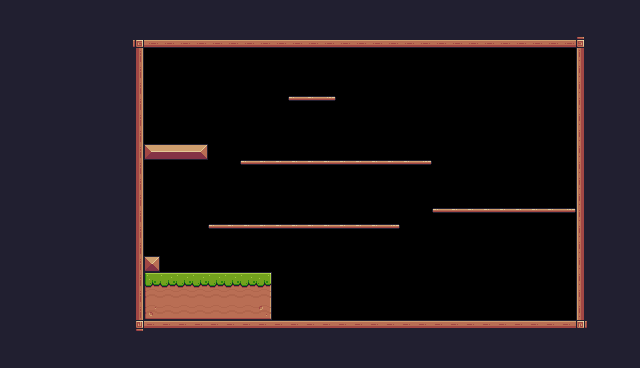

The image is a tile-based game level rendered from a .tmx file. Its description and complete source (layers, tilesets, objects, tile grids) follow:
An orthogonal 40x23 tile map with 16x16 px tiles, 1 tile layer (Background) and 23 objects (9x Fruit, 4x Platform, Player, Saw, Checkpoint).

<map version="1.10" tiledversion="1.10.2" orientation="orthogonal" renderorder="right-down" width="40" height="23" tilewidth="16" tileheight="16" infinite="0" nextlayerid="4" nextobjectid="44">
 <tileset firstgid="1" source="Pixel Adventure.tsx" />
 <layer id="1" name="Background" width="40" height="23">
  <properties>
   <property name="BackgroundColor" value="Blue" />
  </properties>
  <data encoding="csv">
24,24,24,24,24,24,24,24,24,24,24,24,24,24,24,24,24,24,24,24,24,24,24,24,24,24,24,24,24,24,24,24,24,24,24,24,24,24,24,24,
24,24,24,24,24,24,24,24,24,24,24,24,24,24,24,24,24,24,24,24,24,24,24,24,24,24,24,24,24,24,24,24,24,24,24,24,24,24,24,24,
24,24,24,24,24,24,24,24,92,134,134,134,134,134,134,134,134,134,134,134,134,134,134,134,134,134,134,134,134,134,134,134,134,134,134,134,93,24,24,24,
24,24,24,24,24,24,24,24,113,0,0,0,0,0,0,0,0,0,0,0,0,0,0,0,0,0,0,0,0,0,0,0,0,0,0,0,111,24,24,24,
24,24,24,24,24,24,24,24,113,0,0,0,0,0,0,0,0,0,0,0,0,0,0,0,0,0,0,0,0,0,0,0,0,0,0,0,111,24,24,24,
24,24,24,24,24,24,24,24,113,0,0,0,0,0,0,0,0,0,0,0,0,0,0,0,0,0,0,0,0,0,0,0,0,0,0,0,111,24,24,24,
24,24,24,24,24,24,24,24,113,0,0,0,0,0,0,0,0,0,40,41,42,0,0,0,0,0,0,0,0,0,0,0,0,0,0,0,111,24,24,24,
24,24,24,24,24,24,24,24,113,0,0,0,0,0,0,0,0,0,0,0,0,0,0,0,0,0,0,0,0,0,0,0,0,0,0,0,111,24,24,24,
24,24,24,24,24,24,24,24,113,0,0,0,0,0,0,0,0,0,0,0,0,0,0,0,0,0,0,0,0,0,0,0,0,0,0,0,111,24,24,24,
24,24,24,24,24,24,24,24,113,13,14,14,15,0,0,0,0,0,0,0,0,0,0,0,0,0,0,0,0,0,0,0,0,0,0,0,111,24,24,24,
24,24,24,24,24,24,24,24,113,0,0,0,0,0,0,40,41,41,41,41,41,41,41,41,41,41,42,0,0,0,0,0,0,0,0,0,111,24,24,24,
24,24,24,24,24,24,24,24,113,0,0,0,0,0,0,0,0,0,0,0,0,0,0,0,0,0,0,0,0,0,0,0,0,0,0,0,111,24,24,24,
24,24,24,24,24,24,24,24,113,0,0,0,0,0,0,0,0,0,0,0,0,0,0,0,0,0,0,0,0,0,0,0,0,0,0,0,111,24,24,24,
24,24,24,24,24,24,24,24,113,0,0,0,0,0,0,0,0,0,0,0,0,0,0,0,0,0,0,40,41,41,41,41,41,41,41,42,111,24,24,24,
24,24,24,24,24,24,24,24,113,0,0,0,0,40,41,41,41,41,41,41,41,41,41,41,42,0,0,0,0,0,0,0,0,0,0,0,111,24,24,24,
24,24,24,24,24,24,24,24,113,0,0,0,0,0,0,0,0,0,0,0,0,0,0,0,0,0,0,0,0,0,0,0,0,0,0,0,111,24,24,24,
24,24,24,24,24,24,24,24,113,35,0,0,0,0,0,0,0,0,0,0,0,0,0,0,0,0,0,0,0,0,0,0,0,0,0,0,111,24,24,24,
24,24,24,24,24,24,24,24,113,7,8,8,8,8,8,8,9,0,0,0,0,0,0,0,0,0,0,0,0,0,0,0,0,0,0,0,111,24,24,24,
24,24,24,24,24,24,24,24,113,29,30,30,30,30,30,30,31,0,0,0,0,0,0,0,0,0,0,0,0,0,0,0,0,0,0,0,111,24,24,24,
24,24,24,24,24,24,24,24,113,51,52,52,52,52,52,52,53,0,0,0,0,0,0,0,0,0,0,0,0,0,0,0,0,0,0,0,111,24,24,24,
24,24,24,24,24,24,24,24,114,90,90,90,90,90,90,90,90,90,90,90,90,90,90,90,90,90,90,90,90,90,90,90,90,90,90,90,115,24,24,24,
24,24,24,24,24,24,24,24,24,24,24,24,24,24,24,24,24,24,24,24,24,24,24,24,24,24,24,24,24,24,24,24,24,24,24,24,24,24,24,24,
24,24,24,24,24,24,24,24,24,24,24,24,24,24,24,24,24,24,24,24,24,24,24,24,24,24,24,24,24,24,24,24,24,24,24,24,24,24,24,24
</data>
 </layer>
 <objectgroup id="3" name="Collisions">
  <object id="6" type="Platform" x="240" y="160" width="192" height="16" />
  <object id="11" x="112" y="16" width="32" height="336" />
  <object id="12" x="128" y="320.667" width="464" height="31.333" />
  <object id="14" x="576" y="16" width="32" height="336" />
  <object id="15" x="134" y="16" width="454" height="31" />
  <object id="17" type="Platform" x="208" y="224" width="192" height="16" />
  <object id="18" type="Platform" x="432" y="208" width="144" height="16" />
  <object id="19" x="144" y="256" width="16" height="16" />
  <object id="20" x="144" y="272" width="128" height="48" />
  <object id="21" type="Platform" x="288" y="96" width="48" height="16" />
  <object id="22" x="144" y="144" width="64" height="16">
   <properties>
    <property name="BackgroundColor" value="Grey" />
   </properties>
  </object>
 </objectgroup>
 <objectgroup id="2" name="Spawnpoints">
  <object id="5" name="Player" type="Player" x="544" y="288" width="31.6667" height="31.3333" />
  <object id="24" name="Bananas" type="Fruit" x="176" y="112" width="32" height="32" />
  <object id="26" name="Kiwi" type="Fruit" x="480" y="176" width="32" height="32" />
  <object id="27" name="Cherries" type="Fruit" x="352" y="128" width="32" height="32" />
  <object id="28" name="Kiwi" type="Fruit" x="304" y="64" width="32" height="32" />
  <object id="35" type="Saw" x="160" y="240" width="32" height="32">
   <properties>
    <property name="isVertical" type="bool" value="true" />
    <property name="offNeg" type="float" value="5" />
    <property name="offPos" type="float" value="0" />
   </properties>
  </object>
  <object id="37" type="Checkpoint" x="208" y="160" width="64" height="64" />
  <object id="39" name="Kiwi" type="Fruit" x="352" y="64" width="32" height="32" />
  <object id="40" name="Kiwi" type="Fruit" x="352" y="64" width="32" height="32" />
  <object id="41" name="Kiwi" type="Fruit" x="400" y="64" width="32" height="32" />
  <object id="42" name="Kiwi" type="Fruit" x="288" y="128" width="32" height="32" />
  <object id="43" name="Kiwi" type="Fruit" x="400" y="128" width="32" height="32" />
 </objectgroup>
</map>
